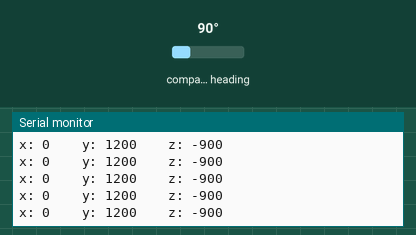
Bench run of a sketch on a simulated Arduino Uno, built with avr-gcc and run on an emulated ATmega328P. On the bench: the last lines printed to the serial monitor. The inputs (shaded band) are chosen by the test bench; at power-on: compass heading 90°.

Above: at 1.2 s.
1.3 s: compass heading set to 7°
At 1.69 s:
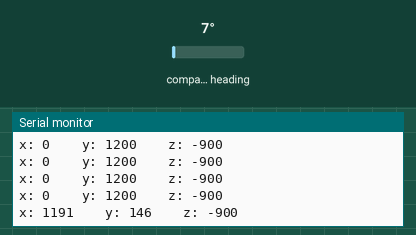
4.3 s: compass heading set to 180°
At 4.46 s:
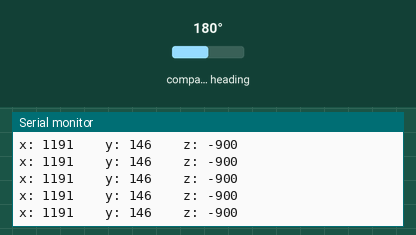
Timing chart, 0 to 7.3 s (numbered marks = the images above; inputs shaded):
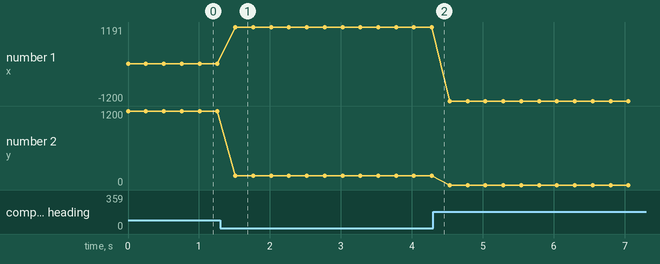

The sketch:

Magnetometer_code.ino
```cpp
// using QMC5883L
// Output in the serial monitor will give the magnitude of magnetic field in x,y,z axis
// test is with a magnet and see the change in its values

#include <Wire.h>
#include <QMC5883L.h>

QMC5883L compass;

void setup() {
  Wire.begin();
  Serial.begin(9600);
  compass.init();
}

void loop() {
  int x, y, z;

  compass.read(&x, &y, &z);

  Serial.print("x: ");
  Serial.print(x);
  Serial.print("    y: ");
  Serial.print(y);
  Serial.print("    z: ");
  Serial.println(z);

  delay(250);
}
```

Measured:
- after the input at 1.3 s, the serial monitor: prints a new line after 0.21 s (image 1)
- plotted number 1: 0 → 1191 after the input at 1.3 s, 1191 → -1200 after the input at 4.3 s
- plotted number 2: 1200 → 146 after the input at 1.3 s, 146 → 0 after the input at 4.3 s
